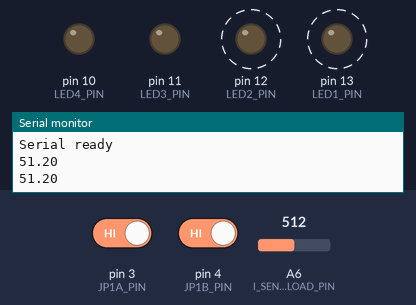
Simulated run of this sketch. Board: Arduino Nano, built with avr-gcc and run on an emulated ATmega328P. Parts: output pins drawn as LEDs (lit = HIGH), the last lines printed to the serial monitor. Dashed ring = blinking. Inputs (shaded band) come from the test bench; at power-on: pin 3 (JP1A_PIN) HIGH, pin 4 (JP1B_PIN) HIGH, A6 (I_SENS_LOAD_PIN) = 512.

Above: at 5.2 s.
5.3 s: pin 3 (JP1A_PIN) driven LOW
At 7.1 s:
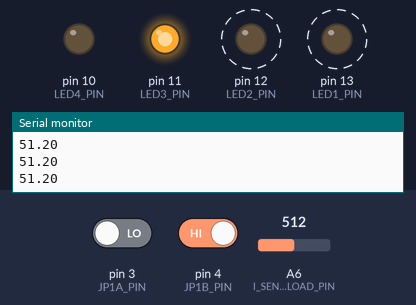
8.8 s: pin 4 (JP1B_PIN) driven LOW
At 9.7 s:
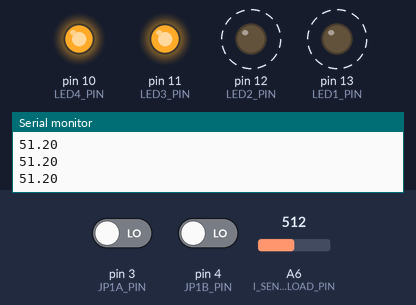
12.3 s: pin 3 (JP1A_PIN) driven HIGH
At 14.1 s:
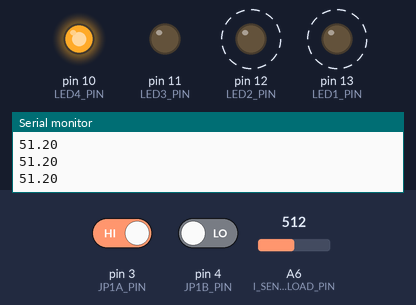
15.8 s: pin 4 (JP1B_PIN) driven HIGH
At 18.0 s:
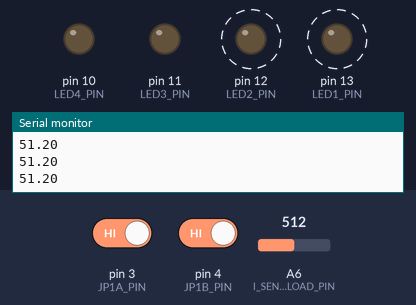
Timing chart, 0 to 23.6 s (numbered marks = the images above; inputs shaded):
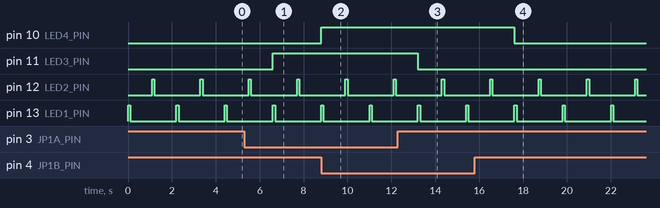

The sketch:

hardwareTest.ino
```cpp
#include <Arduino.h>

#include "sensorClasses.h"

#define JP1A_PIN 3
#define JP1B_PIN 4

#define LED1_PIN 13
#define LED2_PIN 12
#define LED3_PIN 11
#define LED4_PIN 10

#define V_SENS_LOAD_PIN A3
#define V_SENS_BATT_PIN A2
#define V_SENS_PV_PIN A1
#define I_SENS_LOAD_PIN A6
#define I_SENS_BATT_PIN A5
#define I_SENS_PV_PIN A4

#define R1 10000
#define R2 1000

currentSensor loadCurrent = currentSensor(I_SENS_LOAD_PIN, R1, R2);

// the setup function runs once when you press reset or power the board
void setup() {
    //Initialize serial and wait for port to open:
  Serial.begin(9600);
  while (!Serial) {
    ; // wait for serial port to connect. Needed for native USB port only
  }

  // prints title with ending line break
  Serial.println("Serial ready");

  // initialize digital pin LED_BUILTIN as an output.
  pinMode(LED_BUILTIN, OUTPUT);
  pinMode(LED1_PIN, OUTPUT);
  pinMode(LED2_PIN, OUTPUT);
  pinMode(LED3_PIN, OUTPUT);
  pinMode(LED4_PIN, OUTPUT);
  pinMode(JP1A_PIN, INPUT);
  pinMode(JP1B_PIN, INPUT);
}

// the loop function runs over and over again forever
void loop() {
  digitalWrite(LED1_PIN, HIGH);
  delay(100);
  digitalWrite(LED1_PIN, LOW);
  delay(1000);
  digitalWrite(LED2_PIN, HIGH);
  delay(100);
  digitalWrite(LED2_PIN, LOW);
  delay(1000);

//  Serial.print(digitalRead(JP1A_PIN));
  if(digitalRead(JP1A_PIN) == LOW){
    digitalWrite(LED3_PIN, HIGH);
  }else{
    digitalWrite(LED3_PIN, LOW);
  }

  if(digitalRead(JP1B_PIN) == LOW){
    digitalWrite(LED4_PIN, HIGH);
  }else{
    digitalWrite(LED4_PIN, LOW);
  }

  float currentLoad = loadCurrent.getCurrent();
  Serial.println(currentLoad);
}
```

currentSensor.cpp
```cpp
#include "sensorClasses.h"

#include <Arduino.h>

currentSensor::currentSensor(uint8_t pin, uint16_t r1, uint16_t r2):
  _pin(pin),
  _r1(r1),
  _r2(r2),
  _actualCurrent(0.0)
{
  pinMode(_pin, OUTPUT);
}

float currentSensor::getCurrent(){
  int sensorValue = analogRead(_pin);
  _actualCurrent = static_cast<float>(sensorValue)*(1.0/(_r1/_r2));
  return _actualCurrent;
}


voltageSensor::voltageSensor(uint8_t pin, uint16_t r1, uint16_t r2):
  _pin(pin),
  _r1(r1),
  _r2(r2),
  _actualVoltage(0.0)
{
  pinMode(_pin, OUTPUT);
}

float voltageSensor::getVoltage(){
  int sensorValue = analogRead(_pin);
  _actualVoltage = static_cast<float>(sensorValue)*(1.0/(_r1/_r2));
  return _actualVoltage;
}
```

sensorClasses.h
```cpp
// (licence header left out)
/// \file sensorClasses.h
/// \brief classes for the PV-monitor board
/// \date 14-4-2021
/// \author Remko Welling (pe1mew@pe1mew.nl)
/// \version see version table
///
/// # version table
///
/// Version|Date        |Note
/// -------|------------|----
/// 1.0    | 14-4-2021  | Initial version

#ifndef _SENSOR_CLASS_H_
#define _SENSOR_CLASS_H_

#include <stdint.h> // for uint8_t and uint16_t

/// \class sensor class for reading current values from AC758LCB-050B current sensor
class currentSensor{

  public:
    /// \conctructor
    /// \pre If a resistor devider is used to connect the current sensor to the
    /// Arduino, the resistor values shall be provided at instantiation of the class.
    /// It is assumed that R1 is connected to the "hot"-side of the devider
    /// while R2 is assumed to connected to ground or "cold"-side.
    /// \param pin Arduino designated pin to which current sensor is connected
    /// \param r1 value in ohm of the hot-resistor of the resistor devider.
    /// \param r2 value in ohm of the cold-resistor of the resistor devider.
    currentSensor(uint8_t pin, uint16_t r1 = 0, uint16_t r2 = 0);
    ~currentSensor(){}

    /// \get actual current from sensor.
    /// \return measured current in Ampere.
    float getCurrent();

  private:

    uint8_t _pin;         ///< Arduino designated pin to which current sensor is connected
    uint16_t _r1;         ///< resistor value in ohm for the "Hot"-side of the resistor devider.
    uint16_t _r2;         ///< resistor value in ohm for the "cold"-side of the resistor devider.
    float _actualCurrent; ///< Actual current in Ampere.

};

/// \class sensor class for reading voltage
class voltageSensor{
  public:

    /// \conctructor
    /// \pre If a resistor devider is used to measure the voltage, the resistor
    /// values shall be provided at instantiation of the class.
    /// It is assumed that R1 is connected to the "hot"-side of the devider
    /// while R2 is assumed to connected to ground or "cold"-side.
    /// \param pin Arduino designated pin to which the voltage is connected
    /// \param r1 value in ohm of the hot-resistor of the resistor devider.
    /// \param r2 value in ohm of the cold-resistor of the resistor devider.
    voltageSensor(uint8_t pin, uint16_t r1, uint16_t r2);
    ~voltageSensor(){}

    /// \get actual voltage.
    /// \return measured current in Voltage.
    float getVoltage();

  private:

    uint8_t _pin;         ///< Arduino designated pin to which current sensor is connected
    uint16_t _r1;         ///< resistor value in ohm for the "Hot"-side of the resistor devider.
    uint16_t _r2;         ///< resistor value in ohm for the "cold"-side of the resistor devider.
    float _actualVoltage; ///< Actual Voltage.

};

#endif
```

Measured:
- after the input at 5.3 s, pin 11 (LED3_PIN): LOW → HIGH after 1.3 s
- after the input at 8.8 s, pin 10 (LED4_PIN): LOW → HIGH at once
- after the input at 12.3 s, pin 11 (LED3_PIN): HIGH → LOW after 0.90 s
- after the input at 15.8 s, pin 10 (LED4_PIN): HIGH → LOW after 1.8 s
- by itself, pin 12 (LED2_PIN), pin 13 (LED1_PIN): alternates HIGH for 0.10 s and LOW for 2.1 s
